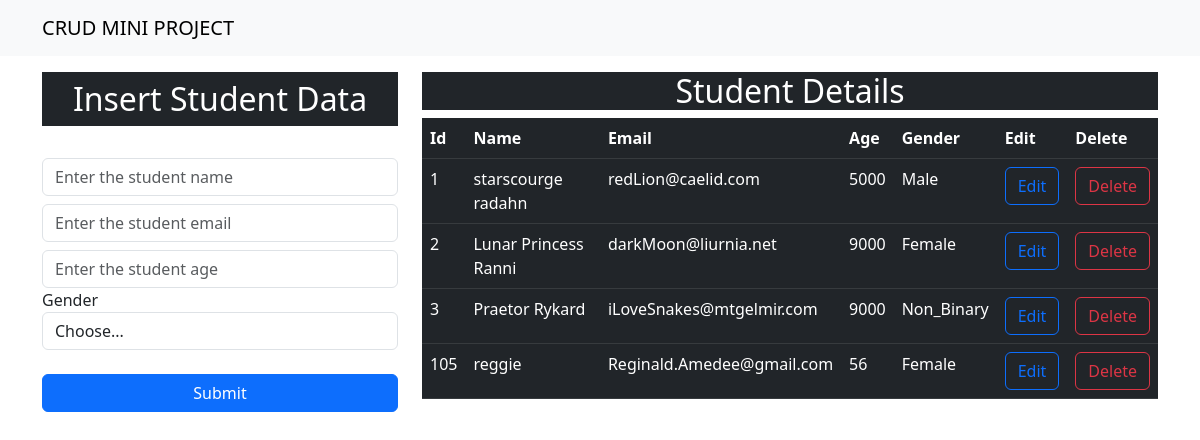
Before: / with the older database file.
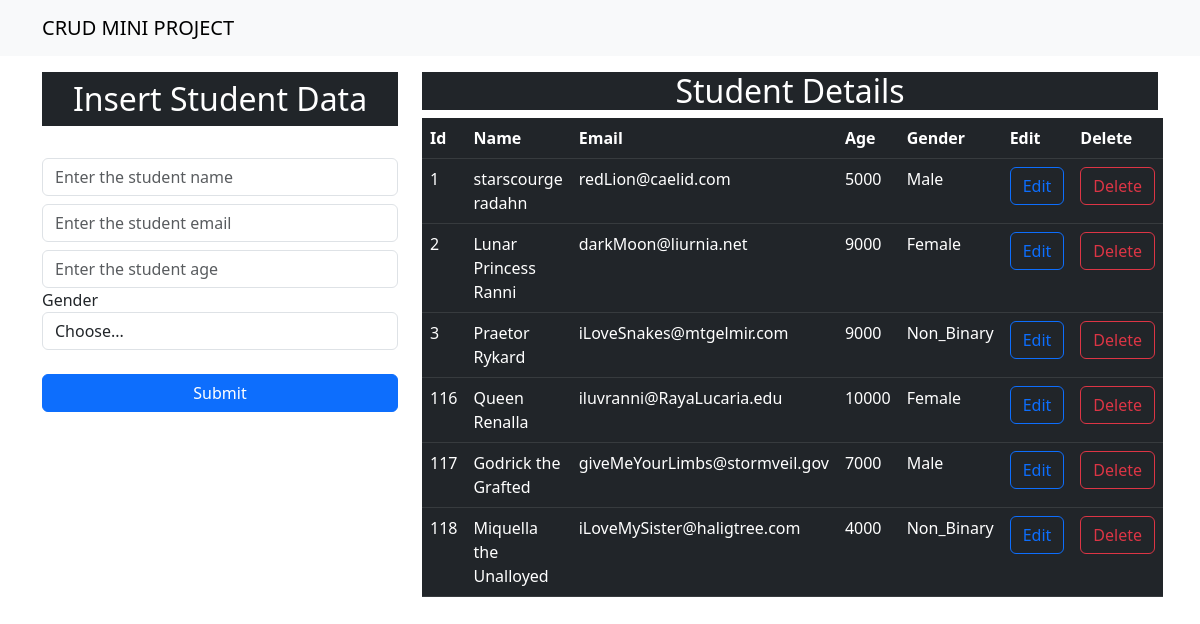
After: the same page with the newer database file.
### App/models.py (models this page shows, shortened)
class Student(models.Model):
    id=models.AutoField(primary_key=True)
    name=models.CharField(max_length=25, blank=False,null=False)
    email=models.EmailField()
    age=models.IntegerField()
    gender=models.CharField(max_length=25, blank=False,null=False)

### App/views.py (the view)
# urls.py: path('',views.index,name="index"),
def index(request):
    data=Student.objects.all()
    context={"data":data}
    return render(request, "index.html", context)

### templates/index.html (shortened to what this page needs)
<!DOCTYPE html>
<html lang="en">
  <head>
    <link
      href="https://cdn.jsdelivr.net/npm/bootstrap@5.3.0-alpha2/dist/css/bootstrap.min.css"
      rel="stylesheet"
    />
  </head>
  <body>
    <nav class="navbar bg-body-tertiary">
      <div class="container-md text-center">
        <a class="navbar-brand" href="/">CRUD MINI PROJECT</a>
      </div>
    </nav>
    <div class="container mt-3">
    <div class="row">
        <div class="col-md-4">
        <h2 class="text-white bg-dark text-center p-2">
            Insert Student Data
        </h2>
        <br />
        <form action="/insert" method="POST">{% csrf_token %}
            <div class="form-group">
            <input
                type="text"
                placeholder="Enter the student name"
                class="form-control"
                name="name"
                required
            />
            <input
                type="email"
                placeholder="Enter the student email"
                class="form-control mt-2"
                name="email"
                required
            />
            <input
                type="number"
                placeholder="Enter the student age"
                class="form-control mt-2"
                name="age"
                required
            />
            </div>
            <div class="form-group">
            <label for="Gender">Gender</label>
            <select class="form-control" id="gender" name="gender" required>
                <option selected>Choose...</option>
            </select>
            </div>
            <br />
            <div class="d-grid gap-2">
                <button class="btn btn-primary" type="submit">Submit</button>
            </div>
        </form>
        </div>
        <div class="col-md-8">
            <h2 class="text-center text-white bg-dark">Student Details</h2>
            <table class="table table-dark table-hover">
                <thead>
                <tr>
                    <th scope="col">Id</th>
                    <th scope="col">Name</th>
                    <th scope="col">Email</th>
                    <th scope="col">Age</th>
                    <th scope="col">Gender</th>
                    <th scope="col">Edit</th>
                    <th scope="col">Delete</th>
                </tr>
            </thead>
            <tbody>
                {% for d in data %}
                <tr>
                    <td scope="row">{{d.id}}</td>
                    <td>{{d.name}}</td>
                    <td>{{d.email}}</td>
                    <td>{{d.age}}</td>
                    <td>{{d.gender}}</td>
                    <td>
                        <a type="button" href="/edit/{{d.id}}" class="btn btn-outline-primary">Edit</a>
                    </td>
                    <td>
                        <a type="button" href="/delete/{{d.id}}" class="btn btn-outline-danger">Delete</a>
                    </td>
                </tr>
                {% endfor %}
            </tbody>
            </table>
        </div>
    </div>
    </div>
</body>
</html>

Changed rows visible on the page:
removed Student: id "105", name "reggie", email "Reginald.Amedee@gmail.com", age "56", gender "Female"
added Student: id "116", name "Queen Renalla", email "iluvranni@RayaLucaria.edu", age "10000", gender "Female"
added Student: id "117", name "Godrick the Grafted", email "giveMeYourLimbs@stormveil.gov", age "7000", gender "Male"
added Student: id "118", name "Miquella the Unalloyed", email "iLoveMySister@haligtree.com", age "4000", gender "Non_Binary"
